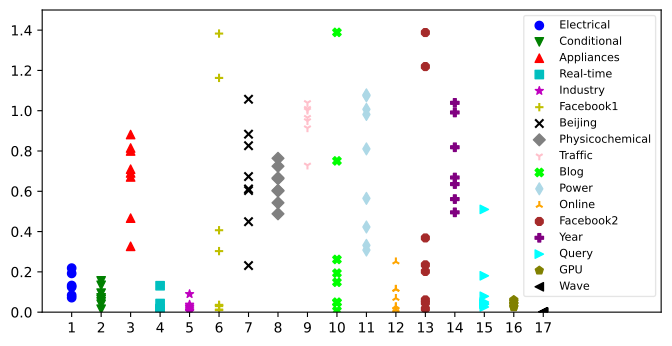

Here is the Python script that generated this plot:
# -*- coding: utf-8 -*-

import numpy as np
import pandas as pd
from matplotlib.backends.backend_pdf import PdfPages
import matplotlib.pyplot as plt

markers = ['o','v','^','s','*','+','x','D','1','X','d','2','8','P','>','p','<']
colors = ['b','g','r','c','m','y','k','gray','pink','lime','lightblue','orange','brown','purple','cyan','olive','black']

data_list = ['Electrical','Conditional','Appliances','Real-time','Industry','Facebook1','Beijing',
             'Physicochemical','Traffic','Blog','Power','Online','Facebook2','Year','Query','GPU','Wave']
data_dirs = ["Electrical Grid Stability","Conditional Based Maintenance","Appliances energy prediction",
             "Real-time Election","Industry Energy Consumption","facebook1","Beijing PM2.5",
             "Physicochemical Properties","Traffic Volume","blog","Power consumption of T",
             "Online Video","facebook2","year","Query Analytics","GPU kernel performance","wave"]
data_dirs = dict(zip(data_list,data_dirs))

#==============================================================================

pdf = PdfPages("sigma_42.pdf")
plt.figure(figsize=(8,4),dpi=300)

i = 0
measures = []
for data_name in data_list:
    results = pd.read_csv("../../usnrt/results/" + data_dirs[data_name] + "/usnrt.csv")
    results = results[results['train_test_seed']==42]
    
    sigma2 = [float(x) for x in results.iloc[0]['sigma2'][1:-1].split(', ')]
    sigma = sorted(np.sqrt(sigma2))
    measures.append([data_name, np.std(np.log(sigma))])
    
    plt.scatter([i+1]*len(sigma), sigma, marker=markers[i], color=colors[i], label=data_name)
    i = i+1

plt.legend(framealpha=0.5,fontsize=8)
plt.xlim([0,21])
plt.ylim([0,1.5])
plt.xticks(range(1,18))
pdf.savefig(bbox_inches='tight')
plt.close()
pdf.close()

#==============================================================================

measures = sorted(measures, reverse = True, key = lambda x: x[1])
with open("sigma_42.txt", 'w') as file:
    for elem in measures:
        file.write("{} & {:.2f} \\\\\n".format(elem[0], elem[1]))
